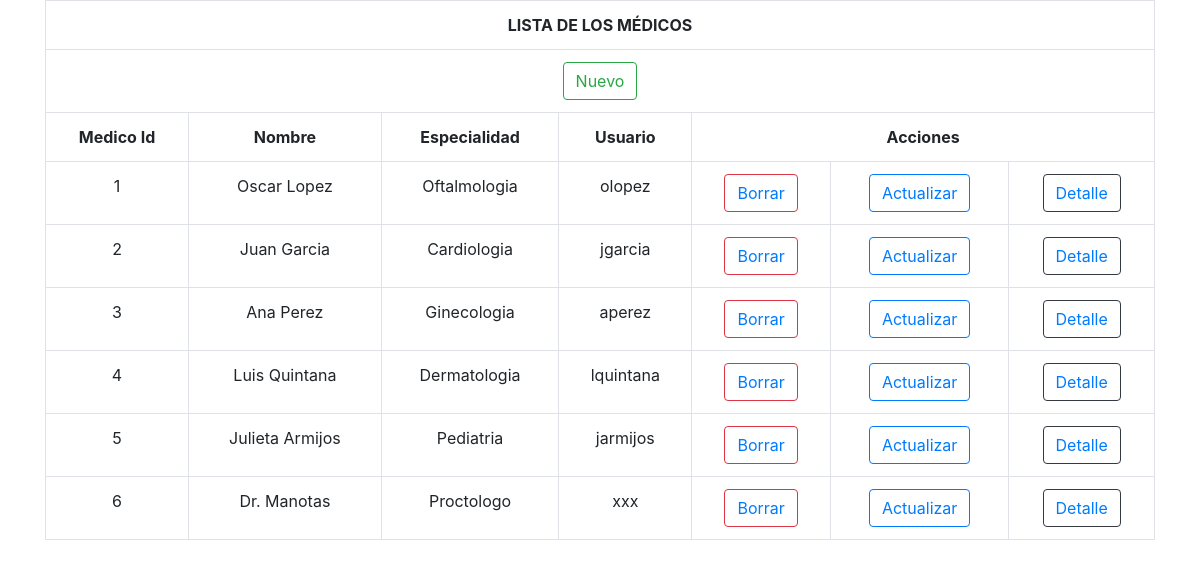
The app's page /Clases/Medicos/medicos.php with its own data.
### tables this page shows
CREATE TABLE `medicos` (
  `IdMedico` int(11) NOT NULL,
  `Nombre` varchar(50) NOT NULL,
  `Especialidad` int(11) NOT NULL,
  `IdUsuario` int(11) NOT NULL,
  `Foto` varchar(20) NOT NULL
);

CREATE TABLE `especialidades` (
  `IdEsp` int(11) NOT NULL,
  `Descripcion` varchar(50) NOT NULL,
  `Dias` varchar(45) NOT NULL,
  `Franja_HI` time NOT NULL,
  `Franja_HF` time NOT NULL
);

CREATE TABLE `usuarios` (
  `IdUsuario` int(11) NOT NULL,
  `Nombre` varchar(50) NOT NULL,
  `Password` varchar(64) NOT NULL,
  `Rol` int(11) NOT NULL
);

### www/Clases/Medicos/class.Medicos.php (the view, shortened to what this page needs)
<?php
class medico{
    private $con;
    function __construct($cn)
    {
        $this->con = $cn;
    }
	public function get_list(){
		$d_new = "new/0";
		$d_new_final = base64_encode($d_new);
		$html = '
		<div class="container mt-10">
		<div class="table-responsive">
		  <table class="table table-hover table-bordered text-center align-middle">
			<tr>
			  <th colspan="8" class="text-center align-middle custom-table-title">LISTA DE LOS MÉDICOS</th>
			</tr>
			<tr>
			<th colspan="8" class="text-center align-middle" ><a class="btn btn-outline-success" href="medicos.php?d=' . $d_new_final . '">Nuevo</a></th>
			</tr>
			<tr>
					<th class="text-center">Medico Id</th>
                    <th class="text-center">Nombre</th>
                    <th class="text-center">Especialidad</th>
                    <th class="text-center">Usuario</th>
				<th colspan="3">Acciones</th>
			</tr>
			</div>
			</div>';
			$sql = "SELECT medicos.IdMedico,
            medicos.Nombre,
            especialidades.Descripcion AS Especialidad,
            usuarios.Nombre AS NombreUsuario
            FROM medicos
            INNER JOIN usuarios ON medicos.IdUsuario = usuarios.IdUsuario
            INNER JOIN especialidades ON medicos.Especialidad = especialidades.IdEsp";
		$res = $this->con->query($sql);
		while($row = $res->fetch_assoc()){
			$d_del = "del/" . $row['IdMedico'];
			$d_del_final = base64_encode($d_del);
			$d_act = "act/" . $row['IdMedico'];
			$d_act_final = base64_encode($d_act);
			$d_det = "det/" . $row['IdMedico'];
			$d_det_final = base64_encode($d_det);
			$html .= '
				<tr>
					<td class="text-center">' . $row['IdMedico'] . '</td>
                	<td class="text-center">' . $row['Nombre'] . '</td>
                	<td class="text-center">' . $row['Especialidad'] . '</td>
                	<td class="text-center">' . $row['NombreUsuario'] . '</td>
					<td><button class="btn btn-outline-danger"><a href="medicos.php?d=' . $d_del_final . '">Borrar</a></button></td>
					<td><button class="btn btn-outline-primary"><a href="medicos.php?d=' . $d_act_final . '">Actualizar</a></button></td>
					<td><button class="btn btn-outline-dark"><a href="medicos.php?d=' . $d_det_final . '">Detalle</a></button></td>
				</tr>';
		}
		$html .= '
		</table>';
		return $html;
	}
}
?>

### records on screen
medicos: IdMedico "1", Nombre "Oscar Lopez", Especialidad.Descripcion "Oftalmologia", IdUsuario.Nombre "olopez"
medicos: IdMedico "2", Nombre "Juan Garcia", Especialidad.Descripcion "Cardiologia", IdUsuario.Nombre "jgarcia"
medicos: IdMedico "3", Nombre "Ana Perez", Especialidad.Descripcion "Ginecologia", IdUsuario.Nombre "aperez"
medicos: IdMedico "4", Nombre "Luis Quintana", Especialidad.Descripcion "Dermatologia", IdUsuario.Nombre "lquintana"
medicos: IdMedico "5", Nombre "Julieta Armijos", Especialidad.Descripcion "Pediatria", IdUsuario.Nombre "jarmijos"
medicos: IdMedico "6", Nombre "Dr. Manotas", Especialidad.Descripcion "Proctologo", IdUsuario.Nombre "xxx"
